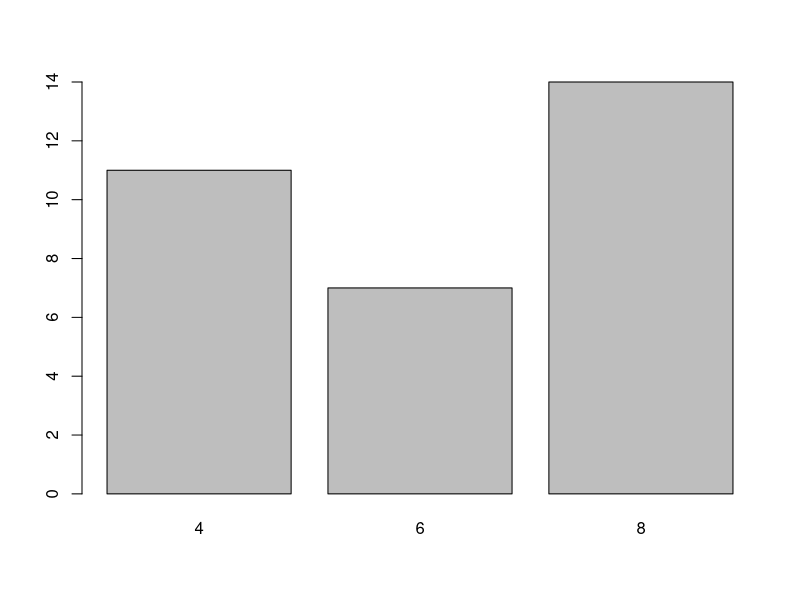
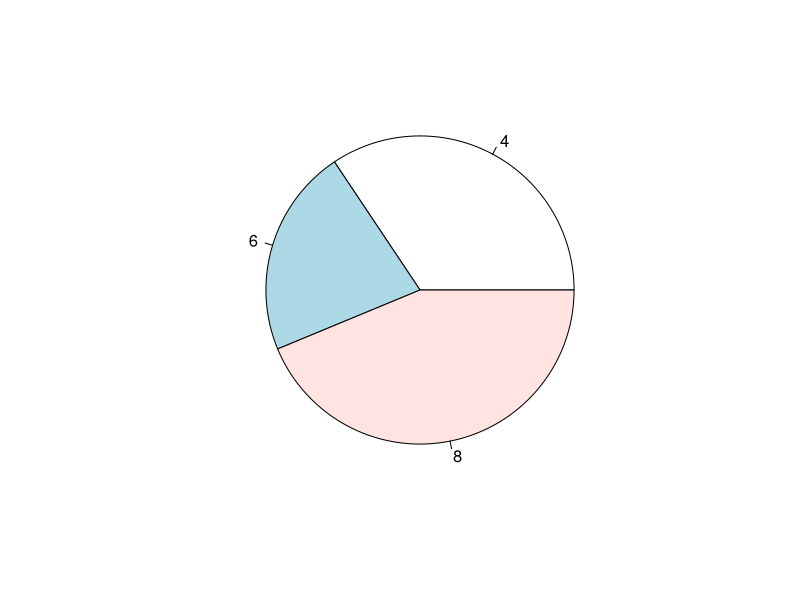
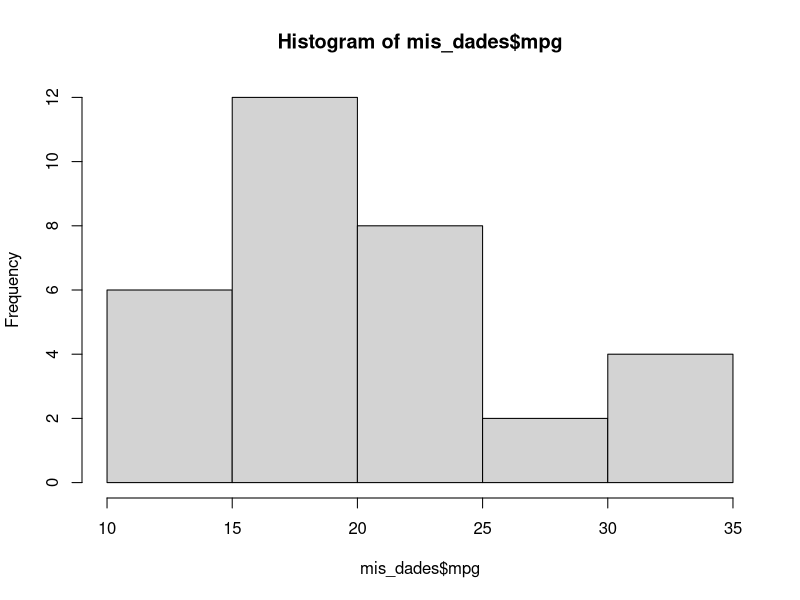

These charts were generated, in order, by the following R code:
#Codigo para problema 2
mis_dades <- mtcars
mis_dades$cyl
x<- mis_dades$cyl
ni <- table(x)
ni
barplot(ni)
fi <- ni/length(x)
fi
pie(fi)
Fi <- cumsum(fi)
Fi
Ni <- cumsum(ni)
Ni
cbind(ni,fi,Ni,Fi)
x<-cut(mis_dades$mpg, 10)
x
ni <- table(x)
fi <- ni/length(x)
Fi <- cumsum(fi)
Ni <- cumsum(ni)
cbind(ni,fi,Ni,Fi)
hist(mis_dades$mpg)
